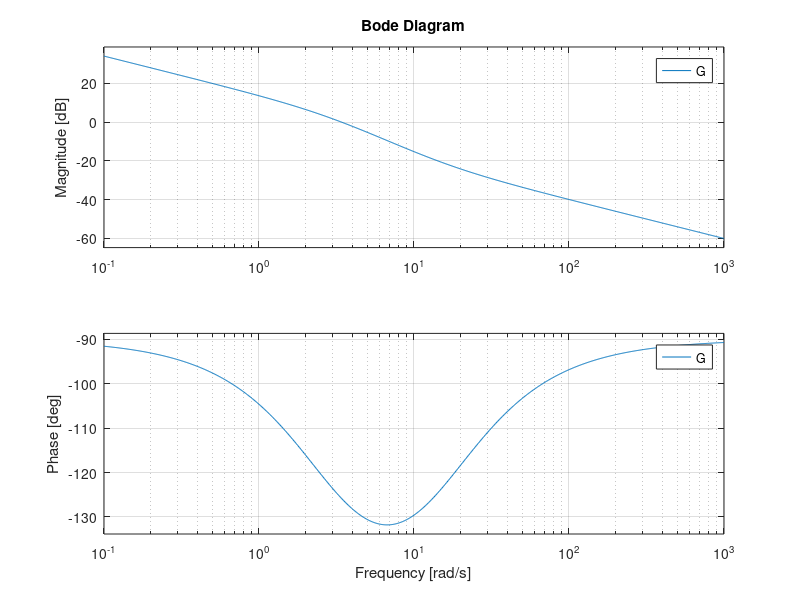

Here is the MATLAB script that generated this plot:
clc;
clear all;
close all;
% Define the transfer function
numerator = [1 15]; % numerator coefficients
denominator= [1, 3 ,0] ; % denominator coefficients
G = tf(numerator, denominator);
% Generate Bode plots
figure;
bode (G) ;
% Find gain and phase margins
[Gm, Pm, Wcg, Wcp] = margin(G);
disp(['Gain margin:', num2str(Gm)]);

disp(['Phase margin: ', num2str(Pm)]);
disp(['Crossover frequency for gain margin:', num2str(Wcg)]);
disp(['Crossover frequency for phase margin:', num2str(Wcp)]);

